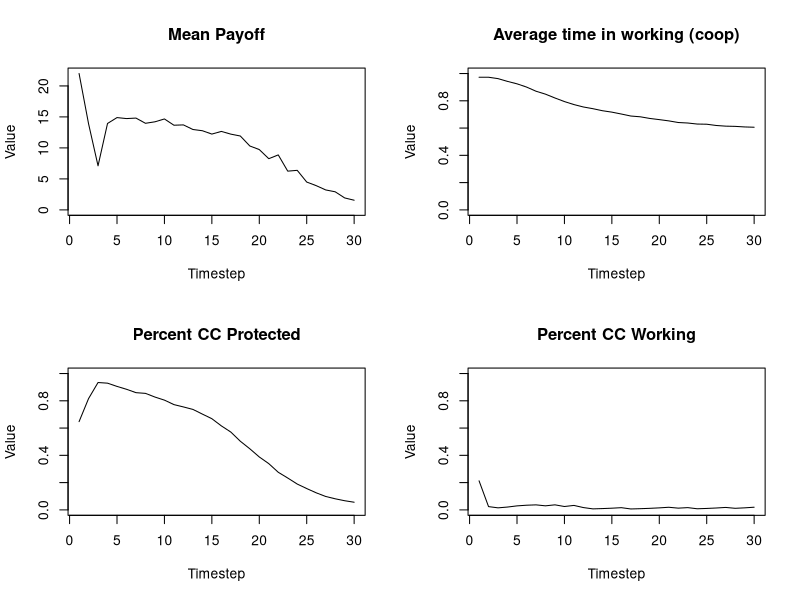
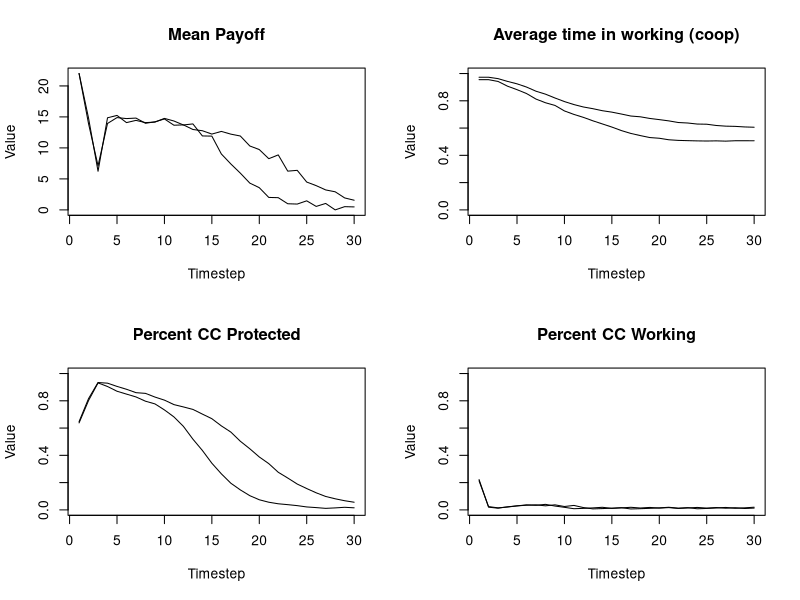
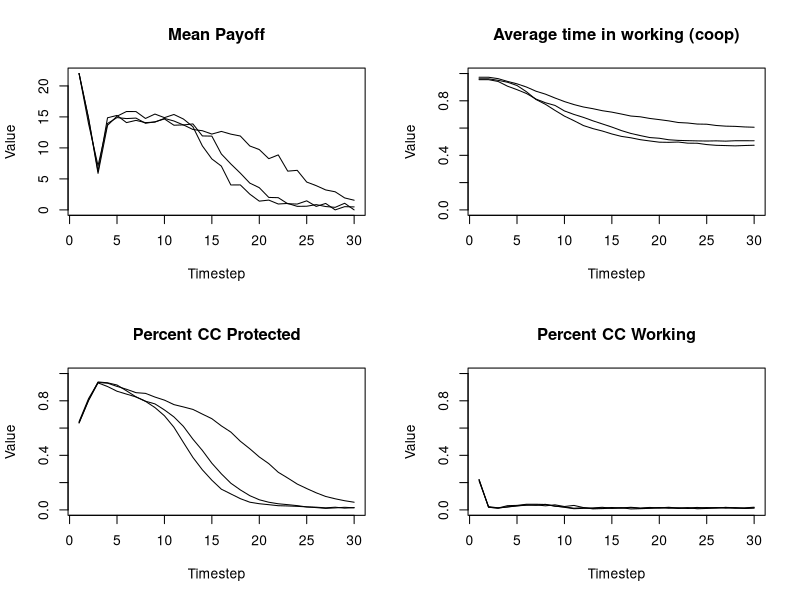
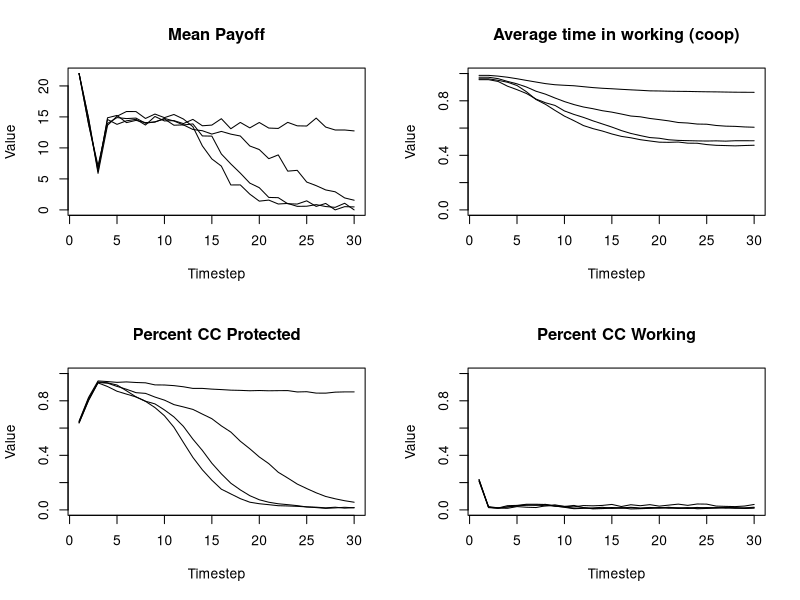
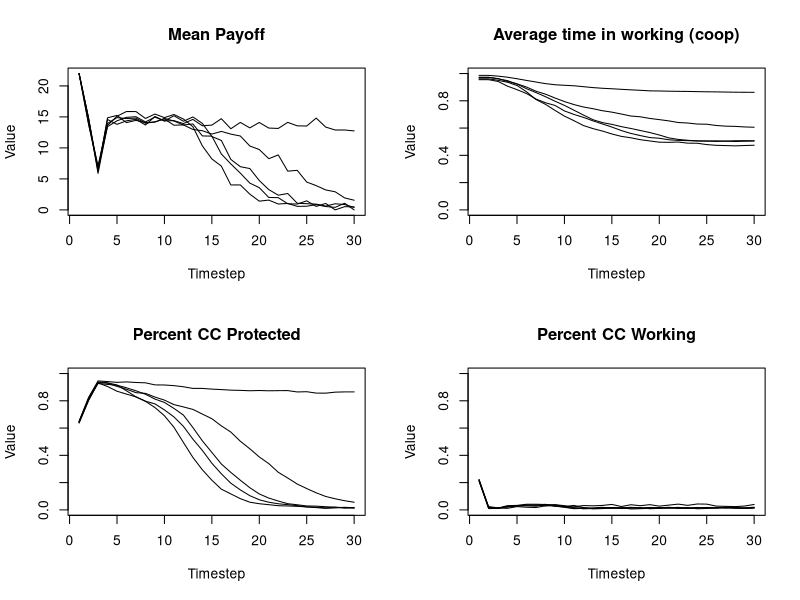
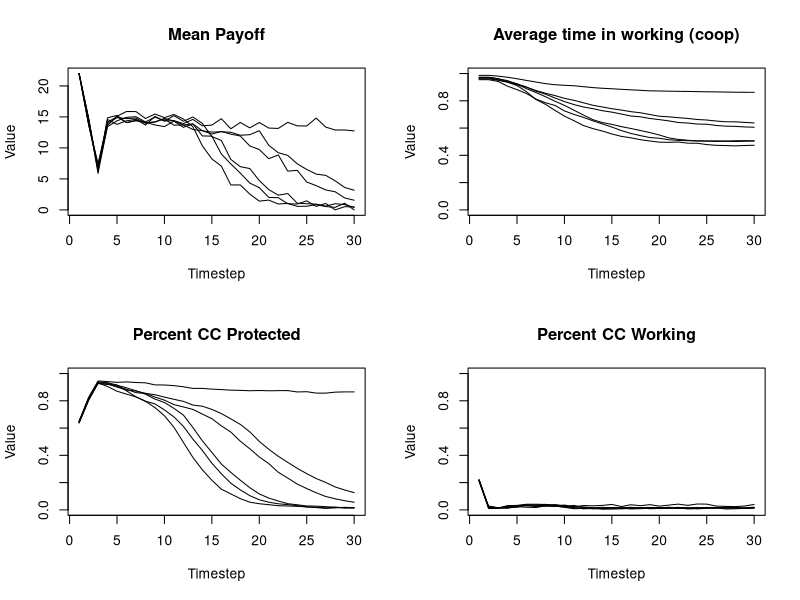
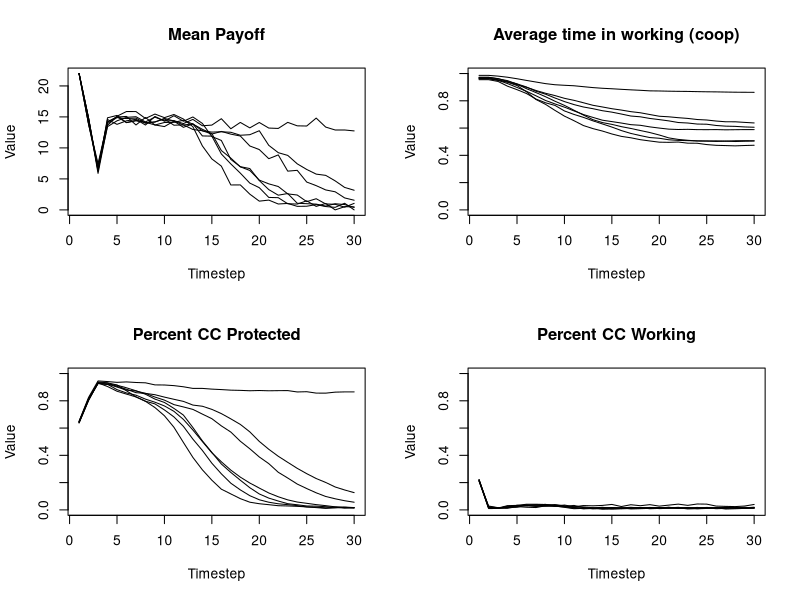
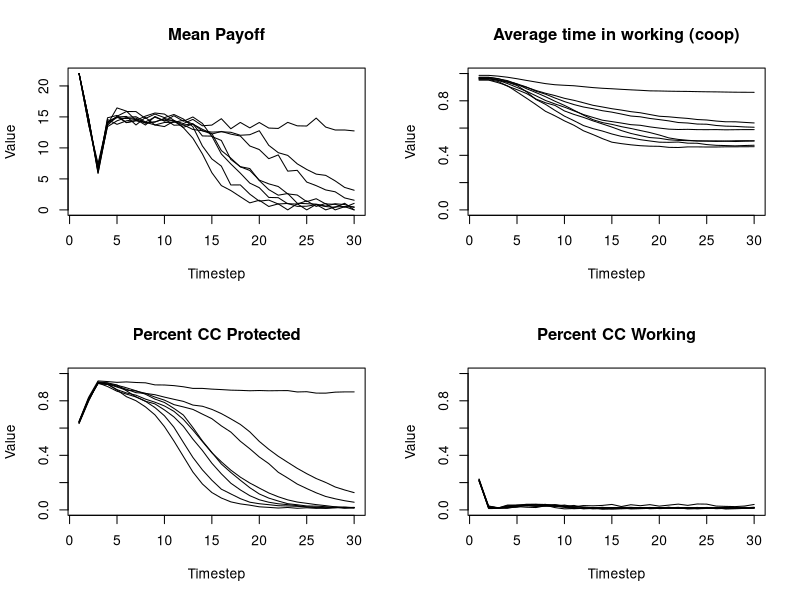

Here is the R script that generated these plots, in order: (Note: a time limit stopped this script after it produced the figures.)
abm<-function(#Specified parameters
  
  Runs=10,
  Individuals=100, #number of total resource users in a population
  
  TotalCarryingCapacity=10000, #total available resource units
  
  StartPercCarryingCapacity = 0.65, #amount of resources available in the landscape at the start in proportion to CC
  
  PercProtected=0.4, #percent of the total resource that's in a protected area
  
  CoopPercStart=0.9, #percent of individuals who start by following the rules at t0
  
  LearningStrategy = "Success Bias", #options are Success Bias & Conformist
  
  TimeSteps=30,
  ResourceRegenerationPerTimeStep=1.5,
  harvestMax=17,
  ProbOfMobility=0.2){
  
  ## Create output dfs
  
  outputmeanTimeProtect<-as.data.frame(matrix(NA,TimeSteps,Runs)) #output df for mean time harvesting from protected area
  names(outputmeanTimeProtect)<- paste("Run", 1:Runs, sep="")
  
  outputmeanTimeWorking<-as.data.frame(matrix(NA,TimeSteps,Runs))#output df for mean time harvesting from working area
  names(outputmeanTimeWorking)<- paste("Run", 1:Runs, sep="")
  
  outputNumResourcesProtect<-as.data.frame(matrix(NA,TimeSteps,Runs))#output df for resources in protected area
  names(outputNumResourcesProtect)<- paste("Run", 1:Runs, sep="")
  
  outputpercCCProtect<-as.data.frame(matrix(NA,TimeSteps,Runs))#output df for % of CC in protected area
  names(outputpercCCProtect)<- paste("Run", 1:Runs, sep="")
  
  outputNumResourcesWorking<-as.data.frame(matrix(NA,TimeSteps,Runs))#output df for resources in working area
  names(outputNumResourcesWorking)<- paste("Run", 1:Runs, sep="")
  
  outputpercCCWorking<-as.data.frame(matrix(NA,TimeSteps,Runs))#output df for % of CC in working area
  names(outputpercCCWorking)<- paste("Run", 1:Runs, sep="")
  
  outputmeanPayoff<-as.data.frame(matrix(NA,TimeSteps,Runs)) #output df for mean payoff
  names(outputmeanPayoff)<- paste("Run", 1:Runs, sep="")
  
  
  
  for (r in 1:Runs){
    PercWorking= 1-PercProtected #percent of resource in a working landscape
    TotalCCResourceProtected=PercProtected*TotalCarryingCapacity #total resource units in carrying capacity of protected area
    TotalCCResourceWorking=PercWorking*TotalCarryingCapacity #total resource units in carrying capacity of working area
    StartResourceWorking = TotalCCResourceWorking*StartPercCarryingCapacity #number of resources in the working landscape starting
    StartResourceProtected = TotalCCResourceProtected*StartPercCarryingCapacity #number of resources in the protected landscape starting
    CoopNumStart= as.integer(CoopPercStart*Individuals) #number of individuals cooperating fully at t0
    DefNumStart= Individuals - CoopNumStart#number of individuals defecting at t0
    PercTimeProtected = c(rep(0,CoopNumStart),rbeta(DefNumStart,1,2)) #percent of their foraging time each indv spends in the PA
    PercTimeWorking = (1-PercTimeProtected)#percent of their foraging time each indv spends in the working landscape
    
    agents<-data.frame(PercTimeProtected,
                       PercTimeWorking,
                       PayoffProtectedLastTime = rep(NA,Individuals),
                       PayoffWorkingLastTime= rep(NA,Individuals))   #dataframe to be filled with initial payoffs
    
    ProtectPerDefect<-ifelse(DefNumStart ==0,0,as.integer(StartResourceProtected/DefNumStart)) #protected area resources per each individual harvesting there
    WorkingPerTotal<-as.integer(StartResourceWorking/Individuals) #working landscape resources per individual
    
    for ( i in 1:nrow(agents)){  #fill the starting df percent payoff from the protected landscape is a function of the amount 
      agent2<-agents[i,]   #of resources there per individual searching there, and a random draw with a chance of success equal to time spent
      agents[i,4]<-rbinom(1,as.integer(WorkingPerTotal),agent2$PercTimeWorking)
      agents[i,4]<-ifelse(agents[i,4]>=harvestMax,harvestMax,agents[i,4])
      agents[i,3]<- ifelse(agents[i,4]< harvestMax,rbinom(1,ProtectPerDefect,agent2$PercTimeProtected),0) #if they didnt get the max harvest, then 
      agents[i,3]<-ifelse(agents[i,3]>harvestMax-agents[i,4],harvestMax-agents[i,4],agents[i,3])
    } #see what they get from the working landscape first
    
    
    
    agents$PayoffTotalLastTime<- agents$PayoffProtectedLastTime + agents$PayoffWorkingLastTime #total payoff is the sum of what they get from both areas
    
    
    
    
    outputmeanTimeProtect[1,r] <- mean(agents$PercTimeProtected)  #fill it with the outouts from time 1
    outputmeanTimeWorking[1,r]  <- mean(agents$PercTimeWorking) 
    outputNumResourcesProtect[1,r] <- StartResourceProtected-sum(agents$PayoffProtectedLastTime) 
    outputNumResourcesWorking[1,r] <- StartResourceWorking-sum(agents$PayoffWorkingLastTime) 
    outputpercCCProtect[1,r]  <- outputNumResourcesProtect[1,r]/TotalCCResourceProtected
    outputpercCCWorking[1,r]  <- outputNumResourcesWorking[1,r]/TotalCCResourceWorking
    outputmeanPayoff[1,r]  <- mean(agents$PayoffTotalLastTime) 
    
    
    
    for (t in 2:TimeSteps){  #run the abm for all o fthe time steps
      
      #choose new strategy  
      
      LastTimeAgents<-agents  #save the agents from the pervious time to a new df
      
      LastTimePercTimeProtected<-LastTimeAgents$PercTimeProtected  #pull out the previous pretected foraging times as vector
      LastTimePercWorking<-LastTimeAgents$PercTimeWorking  #pull out the previous working foraging times as vector
      
      PercTimeProtected<-rep(NA,length(PercTimeProtected))  #nullify the previous perc time protected vector so we can fill it later and be confident the values changed
      
      if(LearningStrategy == "Success Bias"){ 
        for (j in 1:nrow(LastTimeAgents)){  
          ThisAgent<-LastTimeAgents[j,]      #modify the foraging strategy of each agent individually
          OtherAgents<-LastTimeAgents[-j,]   #dataframe of ther agents for them to copy from
          ThisAgentPayoff<-ThisAgent$PayoffTotalLastTime   #payoff last time period for this agent
          OtherAgentSpecific<-OtherAgents[sample(nrow(OtherAgents),1),] #choose a specific agent for them to get paired up with
          OtherAgentPayoff<-OtherAgentSpecific$PayoffTotalLastTime  #Payoff the other agent recieved
          OtherAgentPercProtect<-OtherAgentSpecific$PercTimeProtected #strategy of other agent
          ThisAgentPercProtect<-ThisAgent$PercTimeProtected  #strategy of this agent
          
          PercTimeProtected[j]<-ifelse(ThisAgentPayoff >=OtherAgentPayoff,ThisAgent$PercTimeProtected,
                                       (ThisAgentPercProtect+((OtherAgentPercProtect-ThisAgentPercProtect)/2))) #vector of new strategies
          
          #if this agent did better than the randomly selected agent then they keep their strategy
          #if they did worse thnan they modify their strategy to be the difference between their previou sstrategy and the randomly selected agent
          
        }}
      #if(LearningStrategy == "Conformist"){
      # for (j in 1:nrow(LastTimeAgents)){  
      #  ThisAgent<-LastTimeAgents[j,]      #Pull out each specific agent
      # OtherAgents<-LastTimeAgents[-j,]   #dataframe of ther agents for them to copy from
      #OtherAgentsSample<-OtherAgents[c(sample(1:nrow(OtherAgents),5)),] #haphazardly chose 5 here...look into lit to find good number!!!
      #OtherAgentsPercProtect<-mean(OtherAgentsSample$PercTimeProtected )# mean strategy of other agents
      #ThisAgentPercProtect<-ThisAgent$PercTimeProtected  #strategy of this agent
      
      #PercTimeProtected[j]<-(ThisAgentPercProtect+((OtherAgentsPercProtect-ThisAgentPercProtect)/2)) #vector of new strategies
      #}}
      
      #   if(LearningStrategy == "Conformist"){
      #    for (j in 1:nrow(LastTimeAgents)){  
      #     ThisAgent<-LastTimeAgents[j,]      #Pull out each specific agent
      #    OtherAgents<-LastTimeAgents[-j,]   #dataframe of ther agents for them to copy from
      #   OtherAgentsSample<-OtherAgents[c(sample(1:nrow(OtherAgents),5)),] #haphazardly chose 5 here...look into lit to find good number!!!
      #  ThisAgentPercProtect<-ThisAgent$PercTimeProtected
      # if(length(which(OtherAgentsSample$PercTimeProtected>0.0))>2 & ThisAgentPercProtect ==0.0){PercTimeProtected[j]<-rbeta(1,1,2)}
      #if(length(which(OtherAgentsSample$PercTimeProtected>0.0))>2 & ThisAgentPercProtect >0.0){PercTimeProtected[j]<-ThisAgentPercProtect}
      #    if(length(which(OtherAgentsSample$PercTimeProtected==0.0))>2){PercTimeProtected[j]<-0.0}
      #  }}
      
      if(LearningStrategy == "Conformist"){
        for (j in 1:nrow(LastTimeAgents)){  
          ThisAgent<-LastTimeAgents[j,]      #Pull out each specific agent
          OtherAgents<-LastTimeAgents[-j,]   #dataframe of ther agents for them to copy from
          OtherAgentsSample<-OtherAgents[c(sample(1:nrow(OtherAgents),5)),] #haphazardly chose 5 here...look into lit to find good number!!!
          ThisAgentPercProtect<-ThisAgent$PercTimeProtected
          if(length(which(OtherAgentsSample$PercTimeProtected>0.0))>2 ){
            PercTimeProtected[j]<-mean(OtherAgentsSample[OtherAgentsSample$PercTimeProtected!=0.0,]$PercTimeProtected )# mean strategy of other agents
          }
          if(length(which(OtherAgentsSample$PercTimeProtected==0.0))>2){PercTimeProtected[j]<-0.0}
        }}
      
      PercTimeWorking<- 1-PercTimeProtected   #time foraging in the working landscape
      
      
      agents<-data.frame(PercTimeProtected,   #new agent dataframe to fill
                         PercTimeWorking,
                         PayoffProtectedLastTime = rep(NA,Individuals),
                         PayoffWorkingLastTime= rep(NA,Individuals)) 
      
      
      #New resource pools to pull from
      #make sure they dont regenerate past their carrying capacity
      NewProtectedResourcesTotal<-round(outputNumResourcesProtect[t-1,r] * ResourceRegenerationPerTimeStep,digits=0)
      ProtectedResourcesOverCC<-round(NewProtectedResourcesTotal-TotalCCResourceProtected,digits=0)
      ProtectedResourcesOverCC<- ifelse(ProtectedResourcesOverCC<=  0,0, ProtectedResourcesOverCC)
      
      NewWorkingResourcesTotal<-round(outputNumResourcesWorking[t-1,r] * ResourceRegenerationPerTimeStep,digits=0)
      WorkingResourcesOverCC<-round(NewWorkingResourcesTotal-TotalCCResourceWorking,digits=0)
      WorkingResourcesOverCC<- ifelse(WorkingResourcesOverCC<=  0,0, WorkingResourcesOverCC)
      
      #make it so only new resources can leave 
      LeaveWorking<-rbinom(1, WorkingResourcesOverCC,ProbOfMobility) #number of resources which leave the protected area
      LeaveProtected<-rbinom(1,ProtectedResourcesOverCC,ProbOfMobility)#number of resources which leave the working area
      
      
      #do the accounting on entering vs leaving individuals
      NewWorkingResourcesTotal<-NewWorkingResourcesTotal+LeaveProtected
      NewProtectedResourcesTotal<-NewProtectedResourcesTotal+LeaveWorking
      
      #Make sure they dont go over the CC again
      NewWorkingResourcesTotal<-ifelse(NewWorkingResourcesTotal<=TotalCCResourceWorking,NewWorkingResourcesTotal,TotalCCResourceWorking)
      NewProtectedResourcesTotal<-ifelse(NewProtectedResourcesTotal<=  TotalCCResourceProtected,NewProtectedResourcesTotal, TotalCCResourceProtected)
      
      ##
      
      
      ##calculate available resources per individual
      if(nrow(agents[agents$PercTimeProtected>0,])==0){ProtectPerDefect<-NewProtectedResourcesTotal}
      if(nrow(agents[agents$PercTimeProtected>0,])!=0){ProtectPerDefect<-as.integer(NewProtectedResourcesTotal/nrow(agents[agents$PercTimeProtected>0,]))}
      WorkingPerTotal<-as.integer(NewWorkingResourcesTotal/Individuals)
      
      
      for ( i in 1:nrow(agents)){  #fill the starting df percent payoff from the protected landscape is a function of the amount 
        agent2<-agents[i,]   #of resources there per individual searching there, and a random draw with a chance of success equal to time spent
        agents[i,4]<-rbinom(1,as.integer(WorkingPerTotal),agent2$PercTimeWorking)
        agents[i,4]<-ifelse(agents[i,4]>=harvestMax,harvestMax,agents[i,4])
        agents[i,3]<- ifelse(agents[i,4]< harvestMax,rbinom(1,ProtectPerDefect,agent2$PercTimeProtected),0) #if they didnt get the max harvest, then 
        agents[i,3]<-ifelse(agents[i,3]>harvestMax-agents[i,4],harvestMax-agents[i,4],agents[i,3])
      } #see what they get from the working landscape first
      
      
      
      agents$PayoffTotalLastTime<- agents$PayoffProtectedLastTime + agents$PayoffWorkingLastTime #total payoff is the sum of what they get from both areas
      
      outputmeanTimeProtect[t,r] <- mean(agents$PercTimeProtected)  #fill it with the outouts from time 1
      outputmeanTimeWorking[t,r]  <- mean(agents$PercTimeWorking) 
      outputNumResourcesProtect[t,r] <- NewProtectedResourcesTotal-sum(agents$PayoffProtectedLastTime) 
      outputNumResourcesWorking[t,r]  <- NewWorkingResourcesTotal-sum(agents$PayoffWorkingLastTime)
      outputpercCCProtect[t,r]  <- outputNumResourcesProtect[t,r]/TotalCCResourceProtected
      outputpercCCWorking[t,r]  <- outputNumResourcesWorking[t,r]/TotalCCResourceWorking
      outputmeanPayoff[t,r]  <- mean(agents$PayoffTotalLastTime)
      
    }
    par(mfrow=c(2,2))
    
    #mean payoff
    plot(rowMeans(outputmeanPayoff), type = 'l', ylab = "Value", xlab = "Timestep", ylim=c(0,harvestMax), lwd = 3, main = "Mean Payoff")
    
    for (j in 1:Runs) {  
      
      lines(outputmeanPayoff[,j], type = 'l')  # add lines for each run, up to r_max
      
    }
    
    #% CC protected
    plot(rowMeans(outputmeanTimeWorking), type = 'l', ylab = "Value", xlab = "Timestep", ylim=c(0,1), lwd = 3, main = "Average time in working (coop)")
    
    for (j in 1:Runs) {  
      
      lines(outputmeanTimeWorking[,j], type = 'l')  # add lines for each run, up to r_max
      
    }
    
    #% CC protected
    plot(rowMeans(outputpercCCProtect), type = 'l', ylab = "Value", xlab = "Timestep", ylim=c(0,1), lwd = 3, main = "Percent CC Protected")
    
    for (j in 1:Runs) {  
      
      lines(outputpercCCProtect[,j], type = 'l')  # add lines for each run, up to r_max
      
    }
    
    #% CC working
    plot(rowMeans(outputpercCCWorking), type = 'l', ylab = "Value", xlab = "Timestep", ylim=c(0,1), lwd = 3, main = "Percent CC Working")
    
    for (j in 1:Runs) {  
      
      lines(outputpercCCWorking[,j], type = 'l')  # add lines for each run, up to r_max
      
    }

    
  }
  outputmeanPayoff$Timestep<-c(1:TimeSteps)
  outputmeanTimeProtect$Timestep<-c(1:TimeSteps)
  outputmeanTimeWorking$Timestep<-c(1:TimeSteps)
  outputNumResourcesProtect$Timestep<-c(1:TimeSteps)
  outputNumResourcesWorking$Timestep<-c(1:TimeSteps)
  outputpercCCProtect$Timestep<-c(1:TimeSteps)
  outputpercCCWorking$Timestep<-c(1:TimeSteps)
  outputmeanPayoff$Timestep<-c(1:TimeSteps)
  
  
  FullOutput<-list(meanPayoff=outputmeanPayoff,
                   meanTimeProtect=outputmeanTimeProtect,
                   meanTimeWorking=outputmeanTimeWorking,
                   NumResourcesProtect=outputNumResourcesProtect,
                   NumResourcesWorking=outputNumResourcesWorking,
                   percCCProtect=outputpercCCProtect,
                   percCCWorking=outputpercCCWorking,
                   meanPayoff=outputmeanPayoff)
  
  FullOutput<<-FullOutput
  
  
}

abm(Runs=20,Individuals=100, #number of total resource users in a population
    
    TotalCarryingCapacity=10000, #total available resource units
    
    StartPercCarryingCapacity = 0.65, #amount of resources available in the landscape at the start in proportion to CC
    
    PercProtected=0.5, #percent of the total resource that's in a protected area
    
    CoopPercStart=0.9, #percent of individuals who start by following the rules at t0
    
    LearningStrategy = "Success Bias", #options are Success Bias & Conformist
    
    TimeSteps=30,
    ResourceRegenerationPerTimeStep=1.3,
    harvestMax=22,
    ProbOfMobility=0.99)

#fill a dataframe with the means

FillData<-data.frame(PercProtected=seq(0.1,0.9,0.05),ResourceMobility=seq(0.1,0.9,0.05))
FillData<-expand.grid(PercProtected=seq(0.1,0.9,0.05), ResourceMobility=seq(0.1,0.9,0.05))
FillData$ProtectedCC<-rep(NA,nrow(FillData))

for (i in 1:nrow(FillData)){
abm(Runs=10,Individuals = 100,
    PercProtected = FillData[i,]$PercProtected, 
    ProbOfMobility = FillData[i,]$ResourceMobility)
FillData[i,3]<-apply(FullOutput$percCCProtect[75,1:10],1,mean)  
  
}
  
